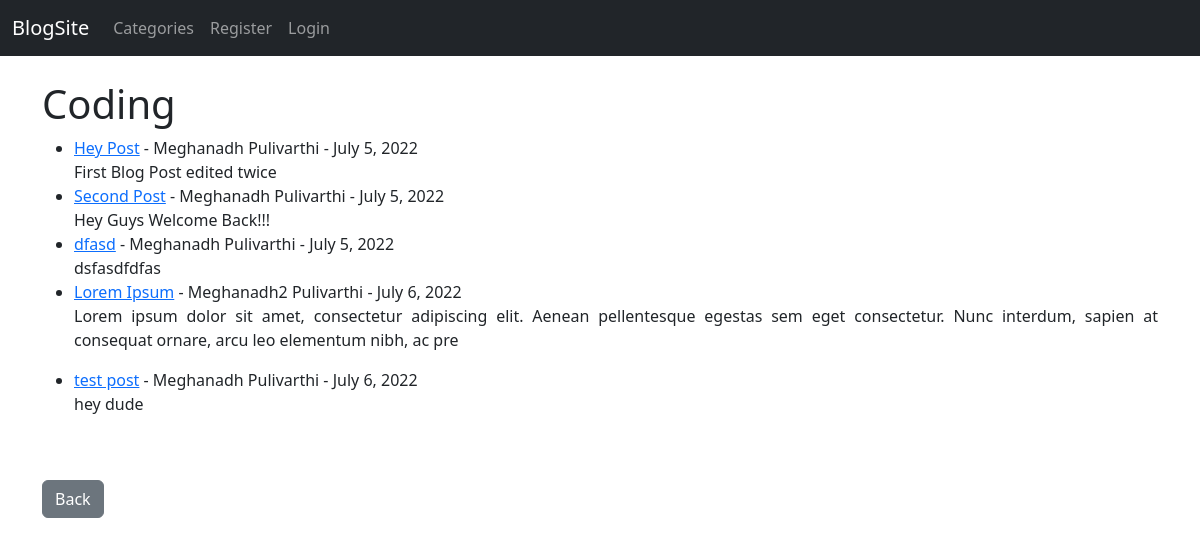
/category/coding/, run on the app's committed database.
### app/models.py (models this page shows, shortened)
class Post(models.Model):
    title = models.CharField(max_length=255)
    title_tag = models.CharField(max_length=255)
    header_image = models.ImageField(null=True, blank=True, upload_to='images/')
    author = models.ForeignKey(User, on_delete=models.CASCADE)
    body = RichTextField(blank=True, null=True)
    post_date = models.DateField(auto_now_add=True)
    category = models.CharField(max_length=255, default='coding')
    likes = models.ManyToManyField(User, related_name='blog_post')
    snippet = models.CharField(max_length=200)

### app/views.py (the view)
# urls.py: path('category/<str:cats>/', CategoryView, name='category'),
def CategoryView(request, cats):
    category_posts = Post.objects.filter(category=cats.replace('-', ' '))
    return render(request, 'categories.html', {'cats': cats.title().replace('-', ' '), 'category_posts': category_posts})

### app/templates/categories.html (shortened to what this page needs)
{% extends 'base.html' %}
{% block content %}
{% if category_posts %}
    <h1>{{ cats }}</h1>
    <ul>
        {% for post in category_posts %}
            <li>
                <a href="{% url 'article_details' post.pk %}">{{ post.title }}</a> -
                {{ post.author.first_name }} {{ post.author.last_name}} -
                {{ post.post_date }}
                <br/> {{ post.body|slice:":200"|safe }}
            </li>
        {% endfor %}
    </ul>
    <br/><br/>
    <a href="{% url 'home' %}" class="btn btn-secondary">Back</a>
{% else %}
    Sorry! This Page doesn't exist
{% endif %}
{% endblock %}

### data on the page
Post: title "Hey Post", author.first_name "Meghanadh", author.last_name "Pulivarthi", post_date "July 5, 2022", body "First Blog Post edited twice"
Post: title "Second Post", author.first_name "Meghanadh", author.last_name "Pulivarthi", post_date "July 5, 2022", body "Hey Guys Welcome Back!!!"
Post: title "dfasd", author.first_name "Meghanadh", author.last_name "Pulivarthi", post_date "July 5, 2022", body "dsfasdfdfas"
Post: title "Lorem Ipsum", author.first_name "Meghanadh2", author.last_name "Pulivarthi", post_date "July 6, 2022", body "Lorem ipsum dolor sit amet, consectetur adipiscing elit. Aenean pellentesque egestas sem eget consectetur. Nunc interdum, sapien at consequat ornare, arcu leo elementum nibh, ac pre"
Post: title "test post", author.first_name "Meghanadh", author.last_name "Pulivarthi", post_date "July 6, 2022", body "hey dude"

### other printed values
{{ cats }} "Coding"
